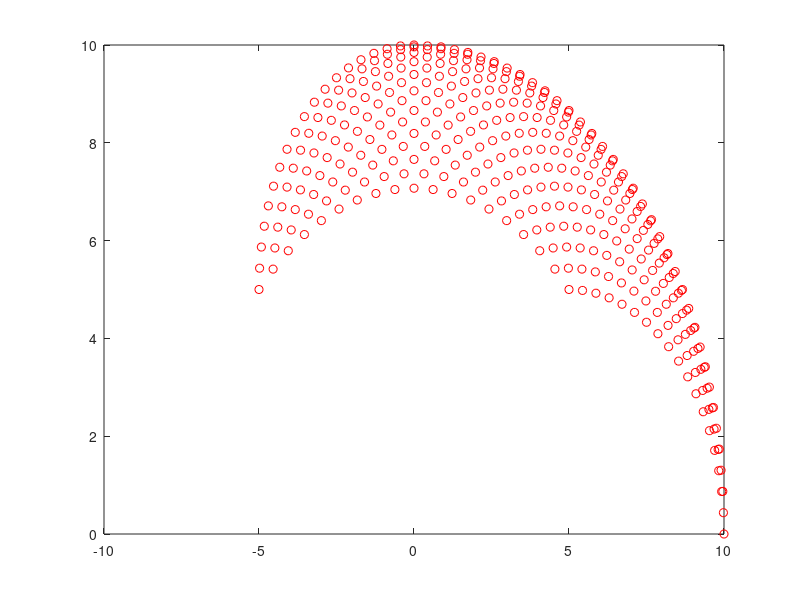

This chart was generated by the following MATLAB code: (Note: this script raises an error after producing the figure.)
%% NN inverse kinematics

clear;clc;close all

l1 = 5;
l2 = 5;

Hidden_Neurons = input('number of hidden neurons (Two layers with equal number of nodes)= ');

pos_x = [];
pos_y = [];
theta1 = [];
theta2 = [];

for i = 0:pi/36:pi/2
    for j = 0:pi/36:pi/2
        
        theta1 = [theta1 i];
        theta2 = [theta2 j];
        
        pos_x = [pos_x,l1*cos(i)+l2*cos(i+j)];
        pos_y = [pos_y,l1*sin(i)+l2*sin(i+j)];
    end
end

plot(pos_x,pos_y,'ro')
hold on

P = [pos_x;pos_y];
T = [theta1;theta2];
net = newff(P,T,[Hidden_Neurons Hidden_Neurons]);

net.divideParam.trainRatio = 1;
net.divideParam.valRatio = 0;
net.divideParam.testRatio = 0;

net.trainParam.epochs = 1000;

net.trainParam.showWindow = 1;

net = train(net,P,T);

%% testing phase

    plot_handler = plot(0,0,'-bo',...
    'LineWidth',2,...
    'MarkerEdgeColor','k',...
    'MarkerFaceColor',[1,0,0]);

% while(1)
%     
%     [testing_x,testing_y]=ginput(1);
%         
%     if isempty(testing_x)
%         break;
%     end
%     
%     path_x = [path_x, testing_x];
%     path_y = [path_y, testing_y];
% 
% end

[path_x,path_y] = ginput(2);

plotsX = [path_x(1),path_x(1),path_x(2),path_x(2),path_x(1)];
plotsY = [path_y(1),path_y(2),path_y(2),path_y(1),path_y(1)];

plot(plotsX,plotsY,'--g','linewidth',3)

X = [linspace(path_x(1),path_x(1),100) ...
     linspace(path_x(1),path_x(2),100) ...
     linspace(path_x(2),path_x(2),100) ...
     linspace(path_x(2),path_x(1),100)];

Y = [linspace(path_y(1),path_y(2),100) ...
     linspace(path_y(2),path_y(2),100) ...
     linspace(path_y(2),path_y(1),100) ...
     linspace(path_y(1),path_y(1),100)];
 
while(1) 
for i = 1:length(X)
        
        thetas = net([X(i); Y(i)]);

        x_robot = [0 l1*cos(thetas(1)) l1*cos(thetas(1))+l2*cos(thetas(1)+thetas(2))];
        y_robot = [0 l1*sin(thetas(1)) l1*sin(thetas(1))+l2*sin(thetas(1)+thetas(2))];
    
        set(plot_handler,'xdata',x_robot,'ydata',y_robot)
        drawnow
        pause(0.01)
end
end